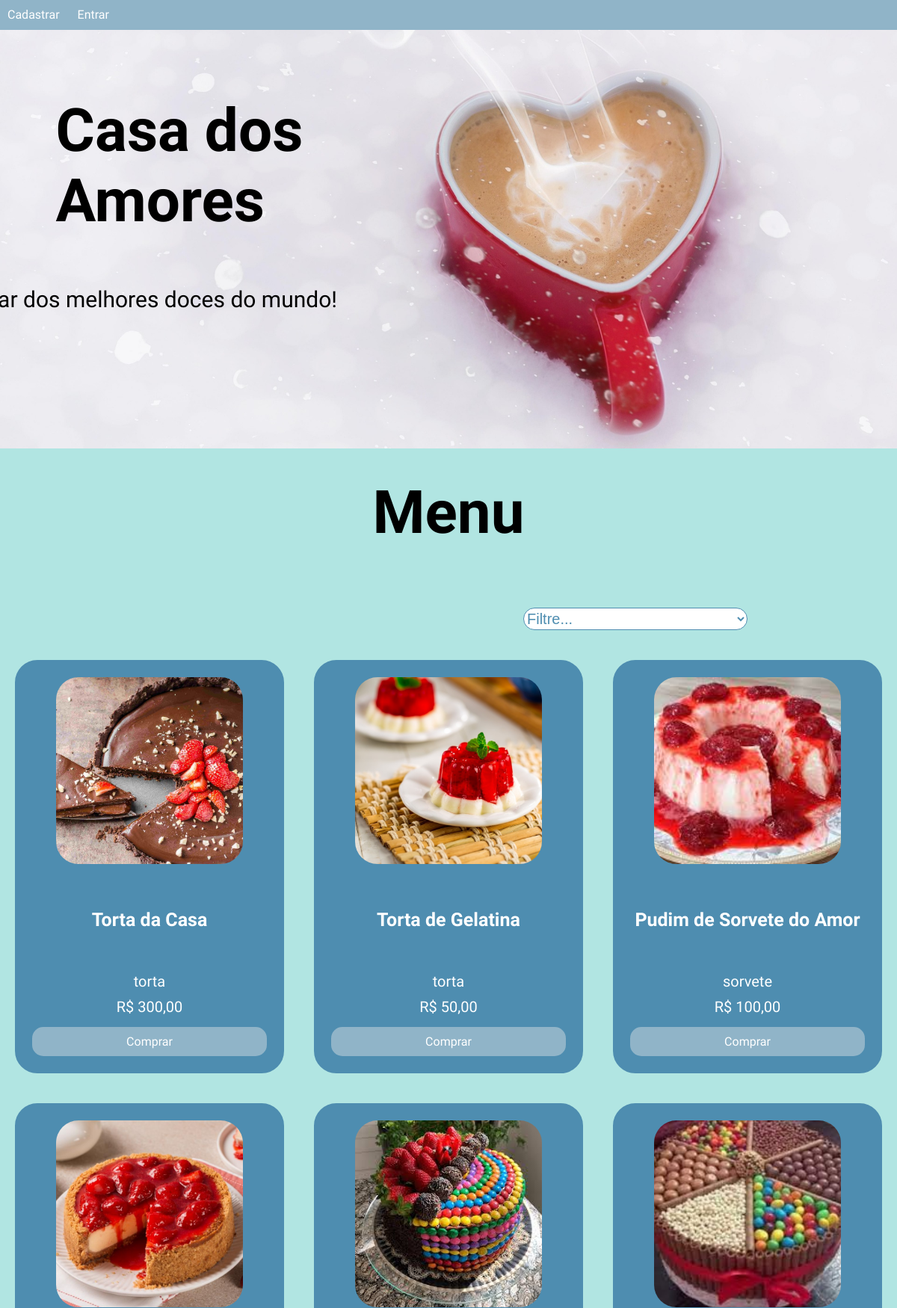
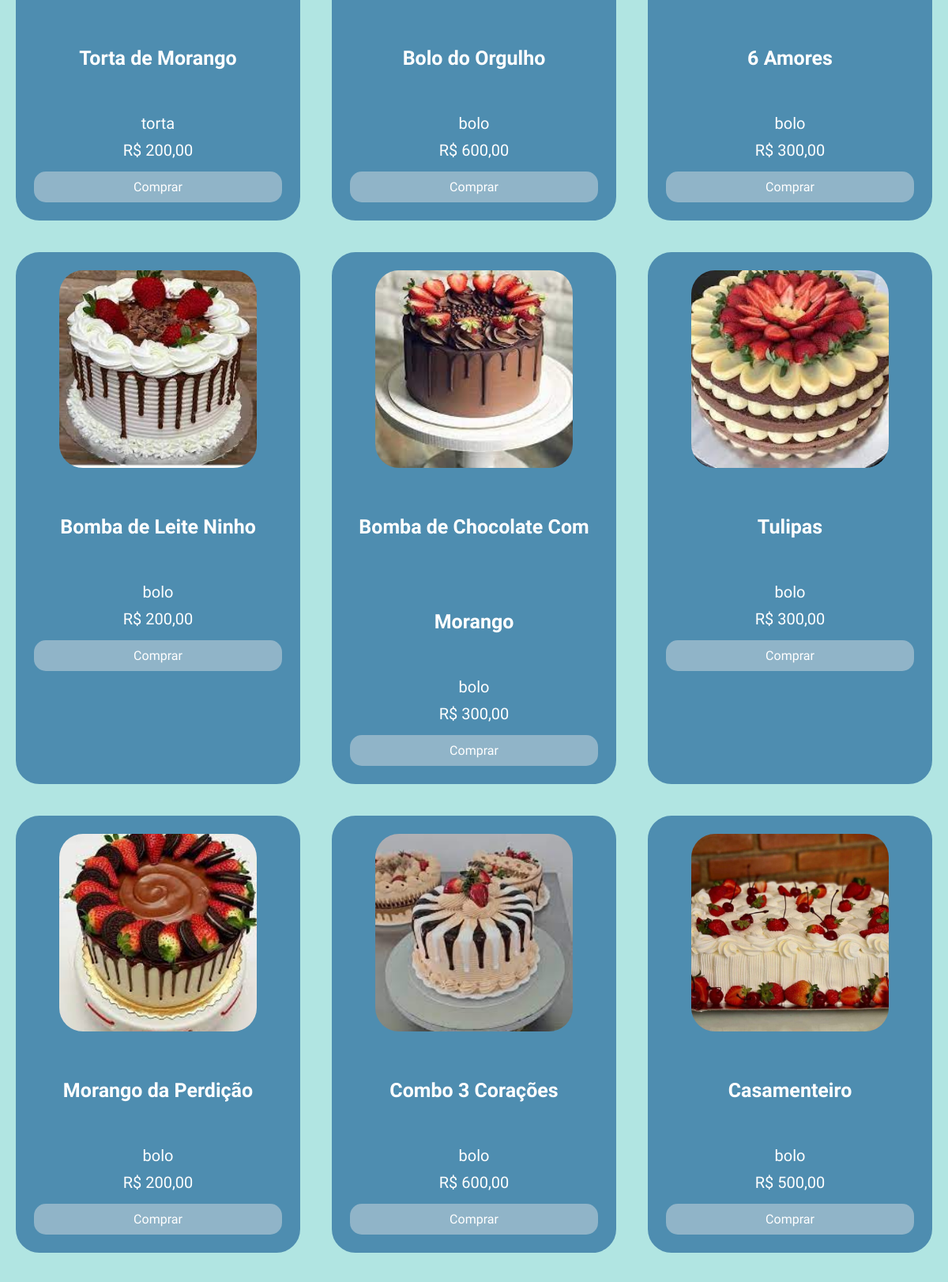
The page / (upper part) on the database its author committed (2 pictures, top to bottom).
### tables this page shows
CREATE TABLE `tbproduto` (
  `codproduto` int(11) NOT NULL,
  `nome` varchar(90) NOT NULL,
  `tipo` varchar(90) NOT NULL,
  `preco` varchar(90) NOT NULL,
  `quantidade` varchar(90) NOT NULL,
  `imagem` varchar(90) NOT NULL,
  `coduser` varchar(90) NOT NULL
);

### factory/conexao.php (called while the page is built)
<?php
    class Banco{
        public static $usuarios = "root";
        public static $senha = "";
        public static $connect = null;
        private static function Conectar(){
            try {
                if(self::$connect == null){
                   self::$connect = new PDO
                   ('mysql:host=localhost;
                     dbname=bddoceria;',
                    self::$usuarios,self::$senha
                   );
                }
            } catch (Exception $ex) {
                echo 'Mensagem: ' . $ex->
                getMessage();
                die;
            }
            return self::$connect;
        }
        public function getConn(){
            return self::Conectar();
        }
    }
?>

### index.php (the view, shortened to what this page needs)
<!DOCTYPE html>
<html lang="en">
<head>
    <link rel="stylesheet" href="css/style.css">
</head>
<body>
<?php
    require_once "factory/conexao.php";
    $conn = new Banco;
    $query = "SELECT * FROM tbproduto ORDER BY codproduto DESC";
    $stmt = $conn->getConn()->prepare($query);
    $stmt->execute();
    $todos_produtos = $stmt->fetchAll(PDO::FETCH_ASSOC);
?>
    <div id="banner">
        <div id="barra">
            <a id="top" href="view/cad_user.php">Cadastrar</a>
            <a id="top" href="view/login_user.php">Entrar</a>
        </div>
        <img src="img/padrao/banner.jpg" alt="">
        <div id="texto-banner">
            <h1>Casa dos <br> Amores</h1>
            <p>Lar dos melhores doces do mundo!</p>
        </div>
    </div>
    <main id="menu">
        <h2>Menu</h2>
        <select id="filtrar">
            <option>Filtre...</option>
        </select>
        <div class="opcoes">
        <div class="content_grid">
    <?php
        if (count($todos_produtos) > 0) {
            foreach ($todos_produtos as $produto) {
    ?>
    <div class="card" data-categoria="<?php echo htmlspecialchars($produto['tipo']); ?>">
        <img src="img/<?php echo htmlspecialchars($produto['imagem']); ?>" alt="<?php echo htmlspecialchars($produto['nome']); ?>">
        <div class="card_content">
            <h2 class="card_title"><?php echo htmlspecialchars($produto['nome']); ?></h2>
            <p class="card_text"><?php echo htmlspecialchars($produto['tipo']); ?></p>
            <p class="card_text">R$ <?php echo htmlspecialchars(number_format((float)$produto['preco'], 2, ',', '.')); ?></p>
            <a href="#" class="card_button">Comprar</a>
        </div>
    </div>
    <?php
            }
        } else {
            echo "<p>Nenhum produto cadastrado no momento.</p>";
        }
    ?>
</div>
        </div>
</main>
</body>
</html>

### css/style.css (style rules this page uses)
:root { --fundo-claro: #f0f8ff; --fundo-secundario: #b1e5e2; --azul-principal: #4e8db0; --azul-claro: #90b4c8; --texto-escuro: #3f0f06; --texto-claro: #ffffff; --botao-sucesso: #5cb85c; --botao-perigo: #d9534f; }
body { margin: 0; background-color: var(--fundo-secundario); font-family: "Della Respira", serif; display: flex; flex-direction: column; min-height: 100vh; }
main { flex-grow: 1; }
h2 { text-align: center; font-size: 80px; line-height: 120px; }
#banner { position: relative; display: inline-block; width: 100%; height: 560px; }
#top { display: inline-block; color: var(--texto-claro); text-decoration: none; margin-top: 10px; margin-left: 10px; margin-right: 10px; }
#barra { width: 100%; height: 40px; background-color: var(--azul-claro); }
#banner img { width: 100%; height: 560px; object-fit: cover; }
#texto-banner h1 { position: absolute; top: 30%; left: 20%; transform: translate(-50%, -50%); font-size: 80px; }
#texto-banner p { position: absolute; top: 66%; left: 18%; transform: translate(-50%, -50%); font-size: 30px; }
#filtrar { position: absolute; right: 200px; width: 300px; height: 30px; border-radius: 40px; border-color: var(--azul-principal); background-color: var(--texto-claro); font-size: 20px; color: var(--azul-principal); }
.opcoes { padding: 70px 20px; width: 100%; box-sizing: border-box; }
.content_grid { display: grid; grid-template-columns: repeat(auto-fit, minmax(280px, 1fr)); gap: 40px; justify-content: center; }
.card { background-color: var(--azul-principal); border-radius: 30px; border: 3px solid var(--azul-principal); display: flex; flex-direction: column; align-items: center; text-align: center; padding: 20px; }
.card img { width: 100%; max-width: 250px; height: 250px; border-radius: 30px; object-fit: cover; margin-bottom: 10px; }
.card_content { display: flex; flex-direction: column; width: 100%; }
.card_title { font-size: 25px; color: var(--texto-claro); margin: 5px 0; }
.card_text { font-size: 20px; color: var(--texto-claro); margin: 5px 0; }
.card_button { background-color: var(--azul-claro); color: var(--texto-claro); padding: 10px 20px; border-radius: 15px; text-decoration: none; margin-top: 10px; transition: background-color 0.3s; }

### rows shown on the page
tbproduto: imagem (picture), nome "Torta da Casa", tipo "torta", preco "300,00"
tbproduto: imagem (picture), nome "Torta de Gelatina", tipo "torta", preco "50,00"
tbproduto: imagem (picture), nome "Pudim de Sorvete do Amor", tipo "sorvete", preco "100,00"
tbproduto: imagem (picture), nome "Torta de Morango", tipo "torta", preco "200,00"
tbproduto: imagem (picture), nome "Bolo do Orgulho", tipo "bolo", preco "600,00"
tbproduto: imagem (picture), nome "6 Amores", tipo "bolo", preco "300,00"
tbproduto: imagem (picture), nome "Bomba de Leite Ninho", tipo "bolo", preco "200,00"
tbproduto: imagem (picture), nome "Bomba de Chocolate Com Morango", tipo "bolo", preco "300,00"
tbproduto: imagem (picture), nome "Tulipas", tipo "bolo", preco "300,00"
tbproduto: imagem (picture), nome "Morango da Perdição", tipo "bolo", preco "200,00"
tbproduto: imagem (picture), nome "Combo 3 Corações", tipo "bolo", preco "600,00"
tbproduto: imagem (picture), nome "Casamenteiro", tipo "bolo", preco "500,00"
